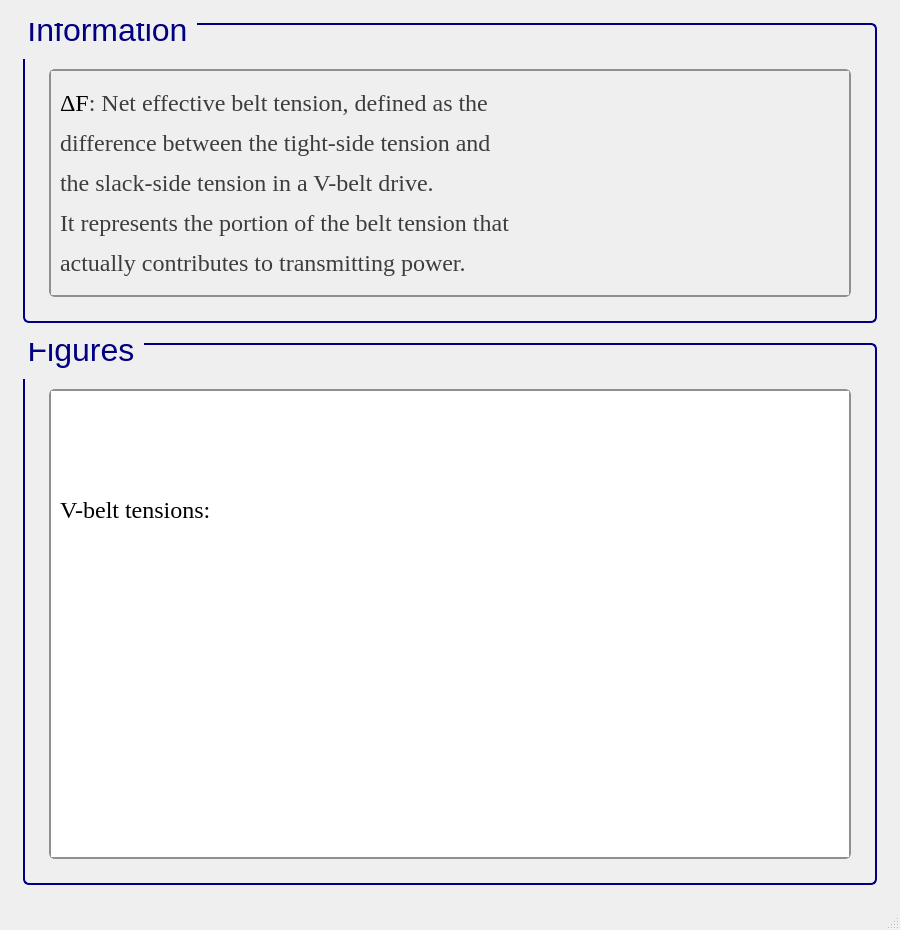
<?xml version="1.0" encoding="UTF-8"?>
<ui version="4.0">
 <class>MainWindow</class>
 <widget class="QMainWindow" name="MainWindow">
  <property name="geometry">
   <rect>
    <x>0</x>
    <y>0</y>
    <width>900</width>
    <height>930</height>
   </rect>
  </property>
  <property name="sizePolicy">
   <sizepolicy hsizetype="Minimum" vsizetype="Minimum">
    <horstretch>0</horstretch>
    <verstretch>0</verstretch>
   </sizepolicy>
  </property>
  <property name="minimumSize">
   <size>
    <width>900</width>
    <height>930</height>
   </size>
  </property>
  <property name="windowTitle">
   <string>MainWindow</string>
  </property>
  <widget class="QWidget" name="centralwidget">
   <layout class="QGridLayout" name="gridLayout">
    <item row="4" column="0">
     <spacer name="verticalSpacer_25">
      <property name="orientation">
       <enum>Qt::Horizontal</enum>
      </property>
      <property name="sizeType">
       <enum>QSizePolicy::Fixed</enum>
      </property>
      <property name="sizeHint" stdset="0">
       <size>
        <width>14</width>
        <height>483</height>
       </size>
      </property>
     </spacer>
    </item>
    <item row="5" column="1">
     <spacer name="verticalSpacer_27">
      <property name="orientation">
       <enum>Qt::Vertical</enum>
      </property>
      <property name="sizeType">
       <enum>QSizePolicy::Fixed</enum>
      </property>
      <property name="sizeHint" stdset="0">
       <size>
        <width>833</width>
        <height>14</height>
       </size>
      </property>
     </spacer>
    </item>
    <item row="0" column="1">
     <spacer name="verticalSpacer_26">
      <property name="orientation">
       <enum>Qt::Vertical</enum>
      </property>
      <property name="sizeType">
       <enum>QSizePolicy::Fixed</enum>
      </property>
      <property name="sizeHint" stdset="0">
       <size>
        <width>833</width>
        <height>14</height>
       </size>
      </property>
     </spacer>
    </item>
    <item row="2" column="1">
     <spacer name="verticalSpacer_23">
      <property name="orientation">
       <enum>Qt::Vertical</enum>
      </property>
      <property name="sizeType">
       <enum>QSizePolicy::Fixed</enum>
      </property>
      <property name="sizeHint" stdset="0">
       <size>
        <width>833</width>
        <height>14</height>
       </size>
      </property>
     </spacer>
    </item>
    <item row="4" column="2">
     <spacer name="verticalSpacer_28">
      <property name="orientation">
       <enum>Qt::Horizontal</enum>
      </property>
      <property name="sizeType">
       <enum>QSizePolicy::Fixed</enum>
      </property>
      <property name="sizeHint" stdset="0">
       <size>
        <width>14</width>
        <height>483</height>
       </size>
      </property>
     </spacer>
    </item>
    <item row="1" column="1">
     <widget class="QGroupBox" name="groupBox_125">
      <property name="sizePolicy">
       <sizepolicy hsizetype="Minimum" vsizetype="Minimum">
        <horstretch>0</horstretch>
        <verstretch>0</verstretch>
       </sizepolicy>
      </property>
      <property name="minimumSize">
       <size>
        <width>822</width>
        <height>300</height>
       </size>
      </property>
      <property name="font">
       <font>
        <family>Segoe UI</family>
        <pointsize>24</pointsize>
        <weight>50</weight>
        <italic>false</italic>
        <bold>false</bold>
       </font>
      </property>
      <property name="styleSheet">
       <string notr="true">QGroupBox {
    border: 2px solid navy;
    border-radius: 6px;
    background-color: qlineargradient(x1:0, y1:0, x2:0, y2:1,
                                      stop:0 #f6f7fa, stop:1 #dadbde);
    font: 24pt &quot;Segoe UI&quot;;
    padding: 5px; /* add padding inside the group box */
    color: black;
}
QGroupBox::title {
    subcontrol-origin: margin;
    subcontrol-position: top left;
    padding-left: 0px;
    padding-right: 5px;
    padding-top: 0px;
    margin-top: -22px;  /* shift title up */
    color: navy;
    font-weight: bold;
}
</string>
      </property>
      <property name="title">
       <string>Information</string>
      </property>
      <layout class="QGridLayout" name="gridLayout_255">
       <item row="1" column="2">
        <spacer name="verticalSpacer_36">
         <property name="orientation">
          <enum>Qt::Horizontal</enum>
         </property>
         <property name="sizeType">
          <enum>QSizePolicy::Fixed</enum>
         </property>
         <property name="sizeHint" stdset="0">
          <size>
           <width>10</width>
           <height>20</height>
          </size>
         </property>
        </spacer>
       </item>
       <item row="1" column="1">
        <widget class="QScrollArea" name="scrollArea_43">
         <property name="sizePolicy">
          <sizepolicy hsizetype="Minimum" vsizetype="Minimum">
           <horstretch>0</horstretch>
           <verstretch>0</verstretch>
          </sizepolicy>
         </property>
         <property name="font">
          <font>
           <pointsize>15</pointsize>
          </font>
         </property>
         <property name="styleSheet">
          <string notr="true">QScrollArea {
    background: qlineargradient(x1:0, y1:0, x2:0, y2:1,
                               stop:0 #f6f7fa, stop:1 #dadbde);
    border: 2px solid #8f8f91;
    border-radius: 6px;
}

QScrollArea QScrollBar:vertical, QScrollArea QScrollBar:horizontal {
    background: qlineargradient(x1:0, y1:0, x2:0, y2:1,
                               stop:0 #f6f7fa, stop:1 #dadbde);
    border: 2px solid #8f8f91;
    border-radius: 6px;
    width: 14px;
    height: 14px;
    margin: 2px 0 2px 0;
}

/* Completely remove the bottom button of the vertical scrollbar */
QScrollArea QScrollBar::add-line:vertical {
    height: 0px;
    width: 0px;
    border: none;
    background: none;
    margin: 0px;
    padding: 0px;
}

QScrollArea QScrollBar::handle:vertical, QScrollArea QScrollBar::handle:horizontal {
    background: qlineargradient(x1:0, y1:0, x2:0, y2:1,
                               stop:0 #8f8f91, stop:1 #6f6f71);
    min-height: 20px;
    border-radius: 6px;
    border: 1px solid #6f6f71;
}

QScrollArea QScrollBar::handle:vertical:hover, QScrollArea QScrollBar::handle:horizontal:hover {
    background: qlineargradient(x1:0, y1:0, x2:0, y2:1,
                               stop:0 #6f6f71, stop:1 #4f4f51);
    border: 1px solid #4f4f51;
}

QScrollArea QScrollBar::sub-line:vertical, QScrollArea QScrollBar::add-line:horizontal, QScrollArea QScrollBar::sub-line:horizontal {
    background: #8f8f91;
    border: none;
    border-radius: 3px;
    height: 14px;
    width: 14px;
    subcontrol-origin: margin;
}

QScrollArea QScrollBar::sub-line:vertical:hover, QScrollArea QScrollBar::add-line:horizontal:hover, QScrollArea QScrollBar::sub-line:horizontal:hover {
    background: #6f6f71;
}

QScrollArea QScrollBar::add-page:vertical, QScrollArea QScrollBar::sub-page:vertical,
QScrollArea QScrollBar::add-page:horizontal, QScrollArea QScrollBar::sub-page:horizontal {
    background: transparent;
}
</string>
         </property>
         <property name="verticalScrollBarPolicy">
          <enum>Qt::ScrollBarAsNeeded</enum>
         </property>
         <property name="horizontalScrollBarPolicy">
          <enum>Qt::ScrollBarAsNeeded</enum>
         </property>
         <property name="widgetResizable">
          <bool>true</bool>
         </property>
         <widget class="QWidget" name="scrollAreaWidgetContents_43">
          <property name="geometry">
           <rect>
            <x>0</x>
            <y>0</y>
            <width>760</width>
            <height>241</height>
           </rect>
          </property>
          <layout class="QGridLayout" name="gridLayout_3">
           <item row="0" column="0">
            <widget class="QLabel" name="label_3">
             <property name="font">
              <font>
               <family>Times New Roman</family>
               <pointsize>18</pointsize>
               <weight>50</weight>
               <bold>false</bold>
              </font>
             </property>
             <property name="cursor">
              <cursorShape>ArrowCursor</cursorShape>
             </property>
             <property name="frameShape">
              <enum>QFrame::NoFrame</enum>
             </property>
             <property name="text">
              <string>&lt;html&gt;&lt;head/&gt;&lt;body&gt;&lt;p&gt;ΔF&lt;span style=&quot; color:#3d3d3d;&quot;&gt;: Net effective belt tension, defined as the&lt;/span&gt;&lt;/p&gt;&lt;p&gt;&lt;span style=&quot; color:#3d3d3d;&quot;&gt;difference between the tight-side tension and&lt;/span&gt;&lt;/p&gt;&lt;p&gt;&lt;span style=&quot; color:#3d3d3d;&quot;&gt;the slack-side tension in a V-belt drive. &lt;/span&gt;&lt;/p&gt;&lt;p&gt;&lt;span style=&quot; color:#3d3d3d;&quot;&gt;It represents the portion of the belt tension that&lt;/span&gt;&lt;/p&gt;&lt;p&gt;&lt;span style=&quot; color:#3d3d3d;&quot;&gt;actually contributes to transmitting power.&lt;/span&gt;&lt;/p&gt;&lt;/body&gt;&lt;/html&gt;</string>
             </property>
            </widget>
           </item>
          </layout>
         </widget>
        </widget>
       </item>
       <item row="2" column="1">
        <spacer name="verticalSpacer_37">
         <property name="orientation">
          <enum>Qt::Vertical</enum>
         </property>
         <property name="sizeType">
          <enum>QSizePolicy::Fixed</enum>
         </property>
         <property name="sizeHint" stdset="0">
          <size>
           <width>10</width>
           <height>10</height>
          </size>
         </property>
        </spacer>
       </item>
       <item row="1" column="0">
        <spacer name="verticalSpacer_34">
         <property name="orientation">
          <enum>Qt::Horizontal</enum>
         </property>
         <property name="sizeType">
          <enum>QSizePolicy::Fixed</enum>
         </property>
         <property name="sizeHint" stdset="0">
          <size>
           <width>10</width>
           <height>20</height>
          </size>
         </property>
        </spacer>
       </item>
       <item row="0" column="1">
        <spacer name="verticalSpacer_35">
         <property name="orientation">
          <enum>Qt::Vertical</enum>
         </property>
         <property name="sizeType">
          <enum>QSizePolicy::Fixed</enum>
         </property>
         <property name="sizeHint" stdset="0">
          <size>
           <width>20</width>
           <height>30</height>
          </size>
         </property>
        </spacer>
       </item>
      </layout>
     </widget>
    </item>
    <item row="4" column="1">
     <widget class="QGroupBox" name="groupBox_42">
      <property name="sizePolicy">
       <sizepolicy hsizetype="Minimum" vsizetype="Minimum">
        <horstretch>0</horstretch>
        <verstretch>0</verstretch>
       </sizepolicy>
      </property>
      <property name="minimumSize">
       <size>
        <width>822</width>
        <height>350</height>
       </size>
      </property>
      <property name="font">
       <font>
        <family>Segoe UI</family>
        <pointsize>24</pointsize>
        <weight>50</weight>
        <italic>false</italic>
        <bold>false</bold>
       </font>
      </property>
      <property name="styleSheet">
       <string notr="true">/* GroupBox styling */
QGroupBox {
    border: 2px solid navy;
    border-radius: 6px;
    background-color: qlineargradient(x1:0, y1:0, x2:0, y2:1,
    stop:0 #f6f7fa, stop:1 #dadbde);
    font: 24pt &quot;Segoe UI&quot;;
    padding: 5px;
    color: black;
}

/* GroupBox title styling */
QGroupBox::title {
    subcontrol-origin: margin;
    subcontrol-position: top left;
    padding-left: 0px;
    padding-right: 5px;
    padding-top: 0px;
    margin-top: -22px;
    color: navy;
    font-weight: bold;
}

/* Make QScrollArea (only within GroupBox) have a white background with correct border */
QGroupBox QScrollArea {
    background-color: white !important;
    border: 2px solid #8f8f91;
    border-radius: 6px;
}

/* Make QScrollArea's viewport white as well */
QGroupBox QScrollArea QWidget {
    background-color: white !important;
}

/* Scrollbar styling inside QScrollArea in QGroupBox */
QGroupBox QScrollArea QScrollBar:vertical, QGroupBox QScrollArea QScrollBar:horizontal {
    background: qlineargradient(x1:0, y1:0, x2:0, y2:1,
    stop:0 #f6f7fa, stop:1 #dadbde);
    border: 2px solid #8f8f91;
    border-radius: 6px;
    width: 14px;
    height: 14px;
    margin: 2px 0 2px 0;
}

/* Remove bottom button of vertical scrollbar */
QGroupBox QScrollArea QScrollBar::add-line:vertical {
    height: 0px;
    width: 0px;
    border: none;
    background: none;
    margin: 0px;
    padding: 0px;
}

/* Scrollbar handle */
QGroupBox QScrollArea QScrollBar::handle:vertical, QGroupBox QScrollArea QScrollBar::handle:horizontal {
    background: qlineargradient(x1:0, y1:0, x2:0, y2:1,
    stop:0 #8f8f91, stop:1 #6f6f71);
    min-height: 20px;
    border-radius: 6px;
    border: 1px solid #6f6f71;
}

QGroupBox QScrollArea QScrollBar::handle:vertical:hover, QGroupBox QScrollArea QScrollBar::handle:horizontal:hover {
    background: qlineargradient(x1:0, y1:0, x2:0, y2:1,
    stop:0 #6f6f71, stop:1 #4f4f51);
    border: 1px solid #4f4f51;
}

/* Scrollbar sub-line buttons */
QGroupBox QScrollArea QScrollBar::sub-line:vertical, QGroupBox QScrollArea QScrollBar::add-line:horizontal, QGroupBox QScrollArea QScrollBar::sub-line:horizontal {
    background: #8f8f91;
    border: none;
    border-radius: 3px;
    height: 14px;
    width: 14px;
    subcontrol-origin: margin;
}

QGroupBox QScrollArea QScrollBar::sub-line:vertical:hover, QGroupBox QScrollArea QScrollBar::add-line:horizontal:hover, QGroupBox QScrollArea QScrollBar::sub-line:horizontal:hover {
    background: #6f6f71;
}

/* Transparent page areas */
QGroupBox QScrollArea QScrollBar::add-page:vertical, QGroupBox QScrollArea QScrollBar::sub-page:vertical,
QGroupBox QScrollArea QScrollBar::add-page:horizontal, QGroupBox QScrollArea QScrollBar::sub-page:horizontal {
    background: transparent;
}
</string>
      </property>
      <property name="title">
       <string>Figures</string>
      </property>
      <layout class="QGridLayout" name="gridLayout_2">
       <item row="1" column="2">
        <spacer name="verticalSpacer_40">
         <property name="orientation">
          <enum>Qt::Horizontal</enum>
         </property>
         <property name="sizeType">
          <enum>QSizePolicy::Fixed</enum>
         </property>
         <property name="sizeHint" stdset="0">
          <size>
           <width>10</width>
           <height>20</height>
          </size>
         </property>
        </spacer>
       </item>
       <item row="1" column="0">
        <spacer name="verticalSpacer_39">
         <property name="orientation">
          <enum>Qt::Horizontal</enum>
         </property>
         <property name="sizeType">
          <enum>QSizePolicy::Fixed</enum>
         </property>
         <property name="sizeHint" stdset="0">
          <size>
           <width>10</width>
           <height>20</height>
          </size>
         </property>
        </spacer>
       </item>
       <item row="2" column="1">
        <spacer name="verticalSpacer_38">
         <property name="orientation">
          <enum>Qt::Vertical</enum>
         </property>
         <property name="sizeType">
          <enum>QSizePolicy::Fixed</enum>
         </property>
         <property name="sizeHint" stdset="0">
          <size>
           <width>10</width>
           <height>10</height>
          </size>
         </property>
        </spacer>
       </item>
       <item row="0" column="1">
        <spacer name="verticalSpacer_41">
         <property name="orientation">
          <enum>Qt::Vertical</enum>
         </property>
         <property name="sizeType">
          <enum>QSizePolicy::Fixed</enum>
         </property>
         <property name="sizeHint" stdset="0">
          <size>
           <width>20</width>
           <height>30</height>
          </size>
         </property>
        </spacer>
       </item>
       <item row="1" column="1">
        <widget class="QScrollArea" name="scrollArea_3">
         <property name="styleSheet">
          <string notr="true">/* GroupBox styling */
QGroupBox {
    border: 2px solid navy;
    border-radius: 6px;
    background-color: qlineargradient(x1:0, y1:0, x2:0, y2:1,
    stop:0 #f6f7fa, stop:1 #dadbde);
    font: 20pt &quot;Segoe UI&quot;;
    padding: 5px;
    color: black;
}

/* GroupBox title styling */
QGroupBox::title {
    subcontrol-origin: margin;
    subcontrol-position: top left;
    padding-left: 0px;
    padding-right: 5px;
    padding-top: 0px;
    margin-top: -20px;
    color: navy;
    font-weight: bold;
}

/* Make QScrollArea (only within GroupBox) have a white background with correct border */
QGroupBox QScrollArea {
    background-color: white !important;
    border: 2px solid #8f8f91;
    border-radius: 6px;
}

/* Make QScrollArea's viewport white as well */
QGroupBox QScrollArea QWidget {
    background-color: white !important;
}

/* Scrollbar styling inside QScrollArea in QGroupBox */
QGroupBox QScrollArea QScrollBar:vertical, QGroupBox QScrollArea QScrollBar:horizontal {
    background: qlineargradient(x1:0, y1:0, x2:0, y2:1,
    stop:0 #f6f7fa, stop:1 #dadbde);
    border: 2px solid #8f8f91;
    border-radius: 6px;
    width: 14px;
    height: 14px;
    margin: 2px 0 2px 0;
}

/* Remove bottom button of vertical scrollbar */
QGroupBox QScrollArea QScrollBar::add-line:vertical {
    height: 0px;
    width: 0px;
    border: none;
    background: none;
    margin: 0px;
    padding: 0px;
}

/* Scrollbar handle */
QGroupBox QScrollArea QScrollBar::handle:vertical, QGroupBox QScrollArea QScrollBar::handle:horizontal {
    background: qlineargradient(x1:0, y1:0, x2:0, y2:1,
    stop:0 #8f8f91, stop:1 #6f6f71);
    min-height: 20px;
    border-radius: 6px;
    border: 1px solid #6f6f71;
}

QGroupBox QScrollArea QScrollBar::handle:vertical:hover, QGroupBox QScrollArea QScrollBar::handle:horizontal:hover {
    background: qlineargradient(x1:0, y1:0, x2:0, y2:1,
    stop:0 #6f6f71, stop:1 #4f4f51);
    border: 1px solid #4f4f51;
}

/* Scrollbar sub-line buttons */
QGroupBox QScrollArea QScrollBar::sub-line:vertical, QGroupBox QScrollArea QScrollBar::add-line:horizontal, QGroupBox QScrollArea QScrollBar::sub-line:horizontal {
    background: #8f8f91;
    border: none;
    border-radius: 3px;
    height: 14px;
    width: 14px;
    subcontrol-origin: margin;
}

QGroupBox QScrollArea QScrollBar::sub-line:vertical:hover, QGroupBox QScrollArea QScrollBar::add-line:horizontal:hover, QGroupBox QScrollArea QScrollBar::sub-line:horizontal:hover {
    background: #6f6f71;
}

/* Transparent page areas */
QGroupBox QScrollArea QScrollBar::add-page:vertical, QGroupBox QScrollArea QScrollBar::sub-page:vertical,
QGroupBox QScrollArea QScrollBar::add-page:horizontal, QGroupBox QScrollArea QScrollBar::sub-page:horizontal {
    background: transparent;
}
</string>
         </property>
         <property name="widgetResizable">
          <bool>true</bool>
         </property>
         <widget class="QWidget" name="scrollAreaWidgetContents_3">
          <property name="geometry">
           <rect>
            <x>-220</x>
            <y>0</y>
            <width>980</width>
            <height>788</height>
           </rect>
          </property>
          <layout class="QGridLayout" name="gridLayout_4">
           <item row="0" column="0">
            <widget class="QLabel" name="label_5">
             <property name="font">
              <font>
               <family>Times New Roman</family>
               <pointsize>18</pointsize>
               <weight>50</weight>
               <bold>false</bold>
              </font>
             </property>
             <property name="cursor">
              <cursorShape>ArrowCursor</cursorShape>
             </property>
             <property name="frameShape">
              <enum>QFrame::NoFrame</enum>
             </property>
             <property name="text">
              <string>&lt;html&gt;&lt;head/&gt;&lt;body&gt;&lt;p&gt;V-belt tensions:&lt;/p&gt;&lt;/body&gt;&lt;/html&gt;</string>
             </property>
            </widget>
           </item>
           <item row="1" column="0">
            <widget class="QLabel" name="label">
             <property name="frameShape">
              <enum>QFrame::NoFrame</enum>
             </property>
             <property name="text">
              <string>&lt;html&gt;&lt;head/&gt;&lt;body&gt;&lt;p&gt;&lt;img src=&quot;:/info/info/V-belt tensions..png&quot;/&gt;&lt;/p&gt;&lt;/body&gt;&lt;/html&gt;</string>
             </property>
            </widget>
           </item>
          </layout>
         </widget>
        </widget>
       </item>
      </layout>
     </widget>
    </item>
   </layout>
  </widget>
  <widget class="QMenuBar" name="menubar">
   <property name="geometry">
    <rect>
     <x>0</x>
     <y>0</y>
     <width>900</width>
     <height>26</height>
    </rect>
   </property>
  </widget>
  <widget class="QStatusBar" name="statusbar"/>
 </widget>
 <resources>
  <include location="../QtRes/information.qrc"/>
 </resources>
 <connections/>
</ui>
